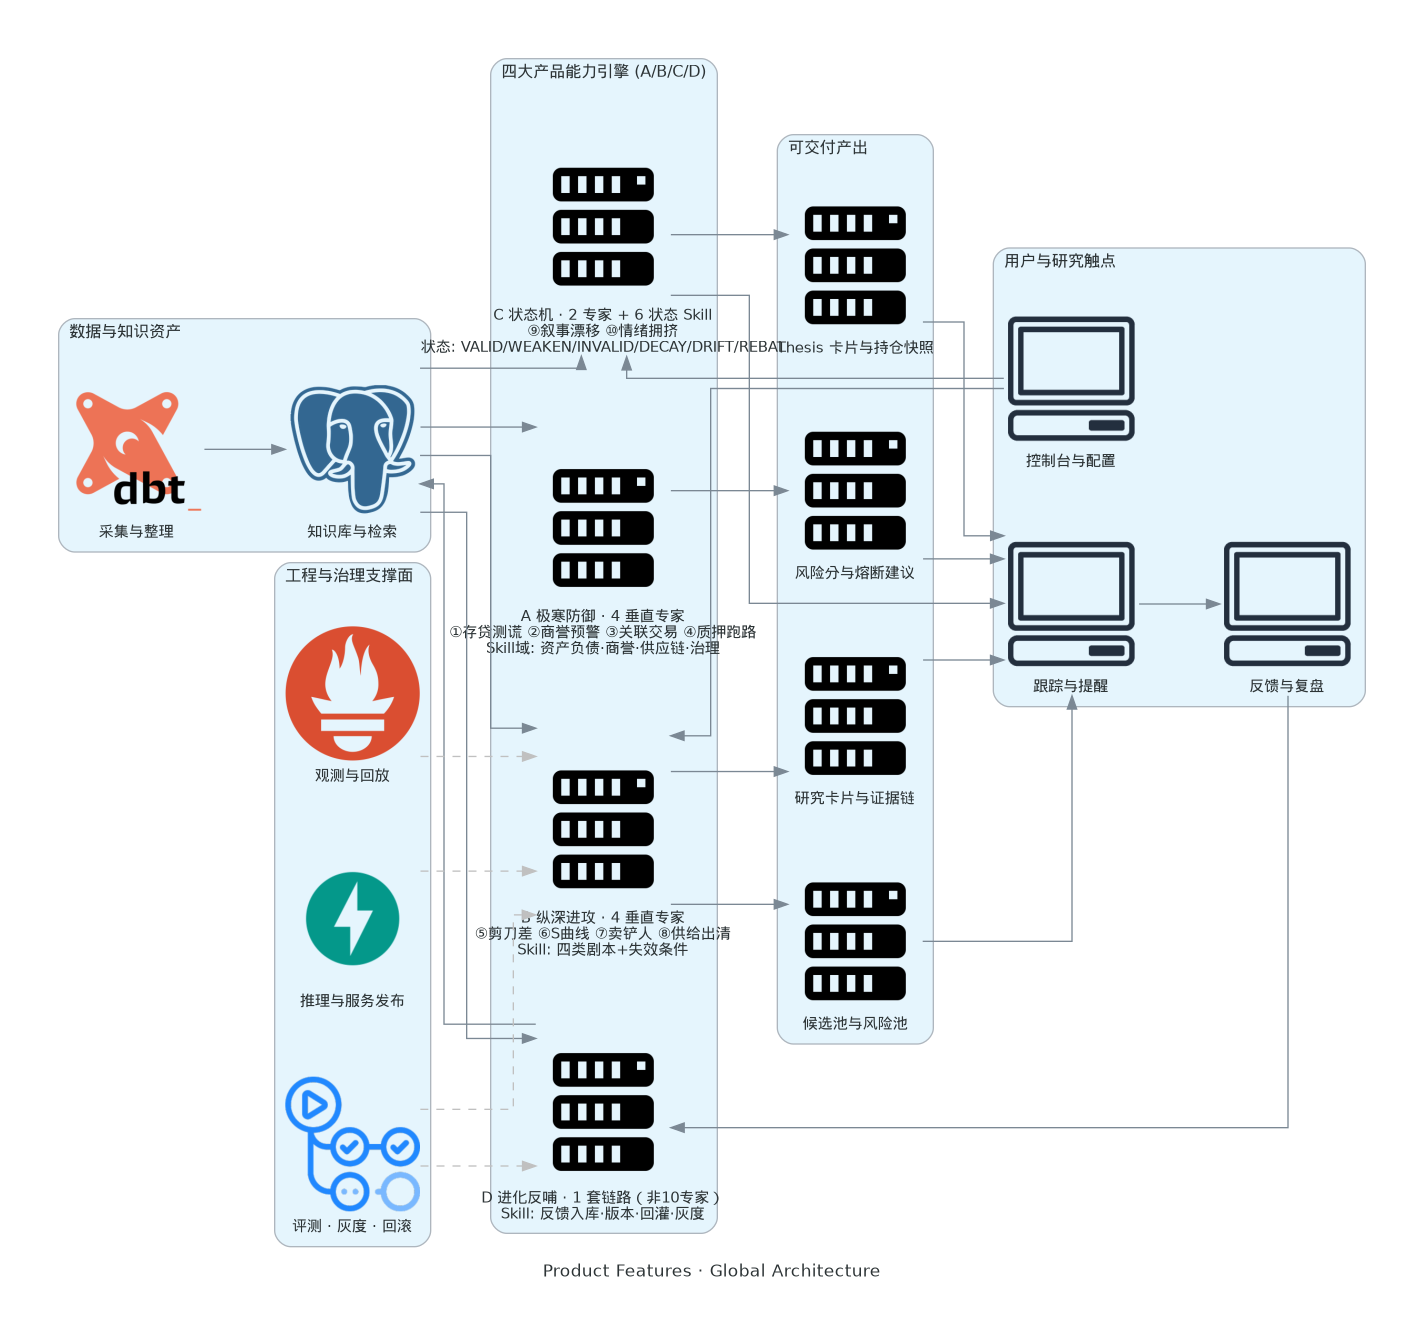

Generate this figure with Python:
#!/usr/bin/env python3
# -*- coding: utf-8 -*-
"""
产品功能视角 · 全局架构图（与 05_产品功能视角_全局架构与价值链.md 配套）

四大引擎节点标注：垂直专家个数（L3 最低 4+4+2=10）、专家名称摘要、Skill/状态 Skill（见 05 §3）。

运行：pip install -r requirements-diagrams.txt ；系统安装 graphviz
     python3 diagrams_product_feature_architecture.py
"""

from diagrams import Diagram, Cluster, Edge

from diagrams.onprem.client import Client
from diagrams.onprem.compute import Server
from diagrams.onprem.database import PostgreSQL
from diagrams.onprem.analytics import Dbt
from diagrams.onprem.ci import GithubActions
from diagrams.onprem.monitoring import Prometheus
from diagrams.programming.framework import FastAPI


def main() -> None:
    graph_attr = {
        "pad": "0.5",
        "splines": "ortho",
        "nodesep": "0.45",
        "ranksep": "0.85",
        "fontsize": "13",
    }
    node_attr = {"fontsize": "11"}

    with Diagram(
        "Product Features · Global Architecture",
        show=False,
        direction="LR",
        filename="diagrams_product_feature_architecture",
        outformat="png",
        graph_attr=graph_attr,
        node_attr=node_attr,
    ):
        # ----- 用户触点 -----
        with Cluster("用户与研究触点"):
            console = Client("控制台与配置")
            track = Client("跟踪与提醒")
            feedback = Client("反馈与复盘")

        # ----- 产出 -----
        with Cluster("可交付产出"):
            research_card = Server("研究卡片与证据链")
            thesis_card = Server("Thesis 卡片与持仓快照")
            pools = Server("候选池与风险池")
            risk_out = Server("风险分与熔断建议")

        # ----- 四大引擎（专家规模与 Skill 见 05 §3 / L3 规约）-----
        with Cluster("四大产品能力引擎 (A/B/C/D)"):
            eng_a = Server(
                "A 极寒防御 · 4 垂直专家\n"
                "①存贷测谎 ②商誉预警 ③关联交易 ④质押跑路\n"
                "Skill域: 资产负债·商誉·供应链·治理"
            )
            eng_b = Server(
                "B 纵深进攻 · 4 垂直专家\n"
                "⑤剪刀差 ⑥S曲线 ⑦卖铲人 ⑧供给出清\n"
                "Skill: 四类剧本+失效条件"
            )
            eng_c = Server(
                "C 状态机 · 2 专家 + 6 状态 Skill\n"
                "⑨叙事漂移 ⑩情绪拥挤\n"
                "状态: VALID/WEAKEN/INVALID/DECAY/DRIFT/REBAL"
            )
            eng_d = Server(
                "D 进化反哺 · 1 套链路（非10专家）\n"
                "Skill: 反馈入库·版本·回灌·灰度"
            )

        # ----- 数据 -----
        with Cluster("数据与知识资产"):
            ingest = Dbt("采集与整理")
            knowledge = PostgreSQL("知识库与检索")

        # ----- 治理支撑 -----
        with Cluster("工程与治理支撑面"):
            eval_deploy = GithubActions("评测 · 灰度 · 回滚")
            observe = Prometheus("观测与回放")
            infer = FastAPI("推理与服务发布")

        # --- 主干：数据 -> 引擎 -> 产出 ---
        ingest >> knowledge
        knowledge >> eng_a
        knowledge >> eng_b
        knowledge >> eng_c
        knowledge >> eng_d

        eng_a >> risk_out
        eng_b >> pools
        eng_b >> research_card
        eng_c >> thesis_card
        eng_c >> track

        console >> eng_b
        console >> eng_c

        research_card >> track
        thesis_card >> track
        pools >> track
        risk_out >> track

        track >> feedback
        feedback >> eng_d
        eng_d >> knowledge

        # 支撑虚线
        for n in (eval_deploy, observe, infer):
            n >> Edge(style="dashed", color="gray") >> eng_b
        eval_deploy >> Edge(style="dashed", color="gray") >> eng_d


if __name__ == "__main__":
    main()
